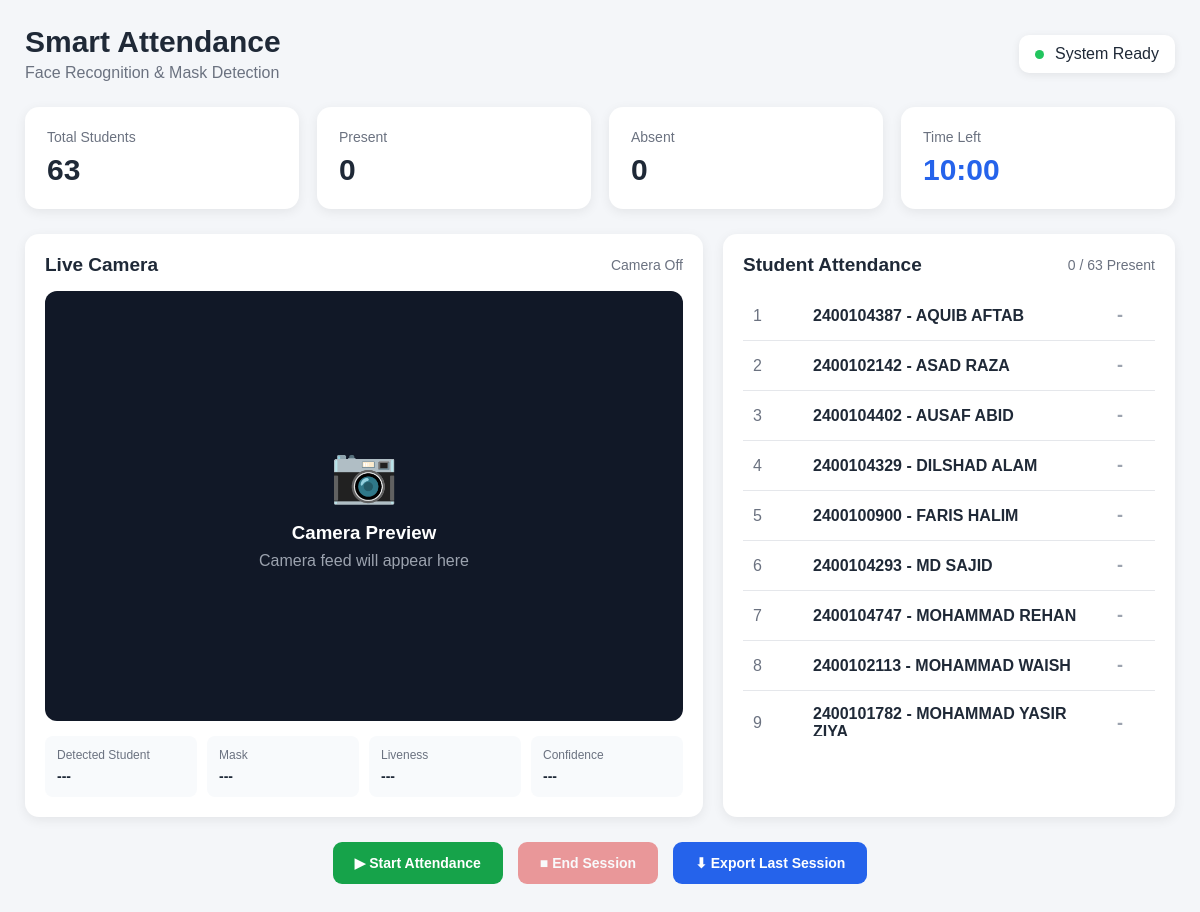
The page / on the database its author committed.
### tables this page shows
CREATE TABLE students (
            id INTEGER PRIMARY KEY AUTOINCREMENT,
            roll_number TEXT UNIQUE NOT NULL,
            name TEXT NOT NULL,
            face_data TEXT,
            created_at TIMESTAMP DEFAULT CURRENT_TIMESTAMP
        , serial_no INTEGER);

### app.py (the view)
@app.route("/")
def dashboard():
    students = get_all_students()
    return render_template(
        "dashboard.html",
        students=students
    )

### database.py (called while the page is built)
def get_connection():
    connection = sqlite3.connect(DATABASE)
    connection.row_factory = sqlite3.Row
    return connection

def get_all_students():
    connection = get_connection()
    students = connection.execute(
        """
        SELECT *
        FROM students
        ORDER BY serial_no
        """
    ).fetchall()
    connection.close()
    return students

### templates/dashboard.html (shortened to what this page needs)
<!DOCTYPE html>
<html lang="en">
<head>
    <link rel="stylesheet" href="{{ url_for('static', filename='css/style.css') }}">
</head>
<body>
    <div class="app">
        <header class="header">
            <div>
                <h1>Smart Attendance</h1>
                <p>Face Recognition & Mask Detection</p>
            </div>
            <div class="session-status">
                <span class="status-dot"></span>
                System Ready
            </div>
        </header>
        <section class="stats">
            <div class="stat-card">
                <span class="stat-title">Total Students</span>
                <strong id="totalStudents" data-total="{{ students|length }}">
                    {{ students|length }}
                </strong>
            </div>
            <div class="stat-card">
                <span class="stat-title">Present</span>
                <strong id="presentStudents">0</strong>
            </div>
            <div class="stat-card">
                <span class="stat-title">Absent</span>
                <strong id="absentStudents">0</strong>
            </div>
            <div class="stat-card timer-card">
                <span class="stat-title">Time Left</span>
                <strong id="timer">10:00</strong>
            </div>
        </section>
        <main class="main-content">
            <section class="camera-section">
                <div class="section-header">
                    <h2>Live Camera</h2>
                    <span id="cameraStatus">Camera Off</span>
                </div>
                <div class="camera-box">
                    <div class="camera-placeholder" id="cameraPlaceholder">
                        <div class="camera-icon">📷</div>
                        <h3>Camera Preview</h3>
                        <p>Camera feed will appear here</p>
                    </div>
                </div>
                <div class="detection-info">
                    <div>
                        <span>Detected Student</span>
                        <strong id="detectedStudent">---</strong>
                    </div>
                    <div>
                        <span>Mask</span>
                        <strong id="maskStatus">---</strong>
                    </div>
                    <div>
                        <span>Liveness</span>
                        <strong id="livenessStatus">---</strong>
                    </div>
                    <div>
                        <span>Confidence</span>
                        <strong id="confidence">---</strong>
                    </div>
                </div>
            </section>
            <section class="attendance-section">
                <div class="section-header">
                    <h2>Student Attendance</h2>
                    <span id="attendanceCount">
                    </span>
                </div>
                <div class="student-list">
                    {% for student in students %}
                    <div class="student-row">
                        <span class="roll">
                            {{ loop.index }}
                        </span>
                        <span class="name">
                            {{ student["roll_number"] }} - {{ student["name"] }}
                        </span>
                        <span class="attendance-status absent">
                            -
                        </span>
                    </div>
                    {% endfor %}
                </div>
            </section>
        </main>
        <section class="controls">
            <button id="startBtn" class="btn start-btn">
                ▶ Start Attendance
            </button>
            <button id="endBtn" class="btn end-btn" disabled>
                ■ End Session
            </button>
            <button id="exportSessionBtn" class="btn export-btn">
                ⬇ Export Last Session
            </button>
        </section>
    </div>
</body>
</html>

### static/css/style.css (style rules this page uses)
* { margin: 0; padding: 0; box-sizing: border-box; }
body { font-family: Arial, sans-serif; background: #f4f6f9; color: #1f2937; }
.app { max-width: 1400px; margin: auto; padding: 25px; }
.header { display: flex; justify-content: space-between; align-items: center; margin-bottom: 25px; }
.header h1 { font-size: 30px; }
.header p { color: #6b7280; margin-top: 5px; }
.session-status { background: white; padding: 10px 16px; border-radius: 10px; box-shadow: 0 2px 8px rgba(0, 0, 0, 0.08); }
.status-dot { display: inline-block; width: 9px; height: 9px; background: #22c55e; border-radius: 50%; margin-right: 7px; }
.stats { display: grid; grid-template-columns: repeat(4, 1fr); gap: 18px; margin-bottom: 25px; }
.stat-card { background: white; padding: 22px; border-radius: 14px; box-shadow: 0 3px 12px rgba(0, 0, 0, 0.07); }
.stat-title { display: block; color: #6b7280; font-size: 14px; margin-bottom: 8px; }
.stat-card strong { font-size: 30px; }
.timer-card strong { color: #2563eb; }
.main-content { display: grid; grid-template-columns: 1.5fr 1fr; gap: 20px; }
.camera-section, .attendance-section { background: white; border-radius: 14px; padding: 20px; box-shadow: 0 3px 12px rgba(0, 0, 0, 0.07); }
.section-header { display: flex; justify-content: space-between; align-items: center; margin-bottom: 15px; }
.section-header h2 { font-size: 19px; }
.section-header span { color: #6b7280; font-size: 14px; }
.camera-box { height: 430px; background: #111827; border-radius: 12px; display: flex; justify-content: center; align-items: center; }
.camera-placeholder { text-align: center; color: #9ca3af; }
.camera-icon { font-size: 55px; margin-bottom: 15px; }
.camera-placeholder h3 { color: white; margin-bottom: 8px; }
.camera-box { position: relative; overflow: hidden; }
.detection-info { display: grid; grid-template-columns: repeat(4, 1fr); gap: 10px; margin-top: 15px; }
.detection-info div { background: #f8fafc; padding: 12px; border-radius: 8px; }
.detection-info span { display: block; color: #6b7280; font-size: 12px; margin-bottom: 5px; }
.detection-info strong { font-size: 14px; }
.student-list { max-height: 445px; overflow-y: auto; }
.student-row { display: grid; grid-template-columns: 60px 1fr 50px; align-items: center; padding: 14px 10px; border-bottom: 1px solid #e5e7eb; }
.roll { color: #6b7280; }
.name { font-weight: 600; }
.attendance-status { font-size: 18px; font-weight: bold; text-align: center; }
.absent { color: #9ca3af; }
.controls { display: flex; justify-content: center; gap: 15px; margin-top: 25px; }
.btn { border: none; padding: 13px 22px; border-radius: 9px; font-size: 14px; font-weight: bold; cursor: pointer; }
.start-btn { background: #16a34a; color: white; }
.end-btn { background: #dc2626; color: white; }
.export-btn { background: #2563eb; color: white; }
.btn:disabled { opacity: 0.45; cursor: not-allowed; }

### rows shown on the page
students: roll_number "2400104387", name "AQUIB AFTAB"
students: roll_number "2400102142", name "ASAD RAZA"
students: roll_number "2400104402", name "AUSAF ABID"
students: roll_number "2400104329", name "DILSHAD ALAM"
students: roll_number "2400100900", name "FARIS HALIM"
students: roll_number "2400104293", name "MD SAJID"
students: roll_number "2400104747", name "MOHAMMAD REHAN"
students: roll_number "2400102113", name "MOHAMMAD WAISH"
students: roll_number "2400101782", name "MOHAMMAD YASIR ZIYA"

### other values the page prints
{{ students|length }} "63"
